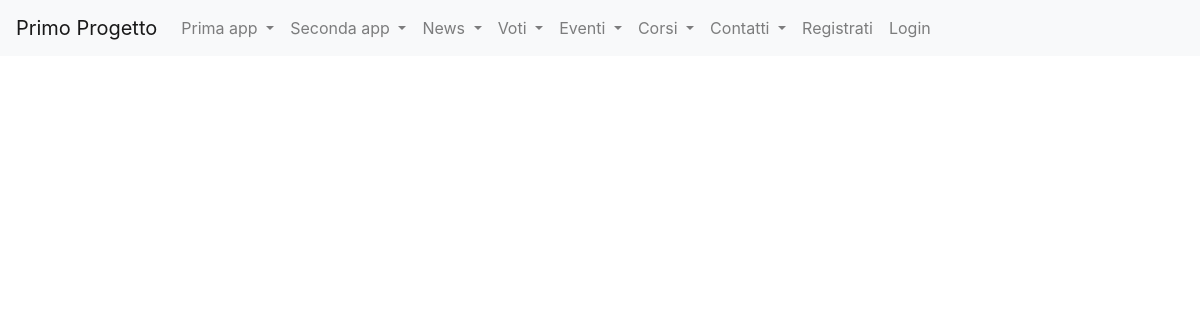
The app's page /corsi_formazione/viewD1/, older data.
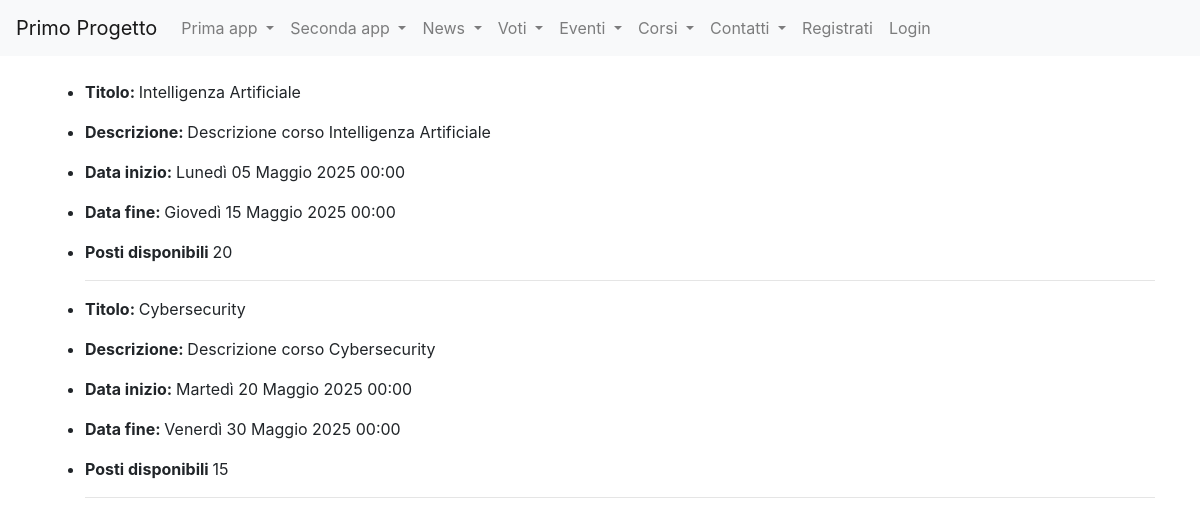
The same page, newer data.
### corsi_formazione/models.py (models this page shows, shortened)
class Corso(models.Model):
    titolo=models.CharField(max_length=50)
    descrizione=models.TextField()
    data_inizio=models.DateTimeField(default=datetime.now())
    data_fine=models.DateTimeField(default=datetime.now())
    posti_disponibili=models.IntegerField(default=0)
    class Meta:
        verbose_name="Corso"
        verbose_name_plural="Corsi"

### corsi_formazione/views.py (the view)
# urls.py: path("viewD1/", viewD1.as_view(), name="viewD1"),
class viewD1(ListView): #con l' utilizzo dela classe ListView restituisco i corsi con meno di 20 posti disponibili
    model=Corso
    template_name="viewD1.html"
    def get_context_data(self, **kwargs):
        context=super().get_context_data(**kwargs)
        context["corsi"] = Corso.objects.filter(posti_disponibili__lte=20)
        return context

### corsi_formazione/templates/viewD1.html (shortened to what this page needs)
{% extends "base.html" %}
{% block content %}
<ul>
    {% for corso in corsi %}
        <li><p><strong>Titolo: </strong>{{corso.titolo}}</p></li>
        <li><p><strong>Descrizione: </strong>{{corso.descrizione}}</p></li>
        <li><p><strong>Data inizio: </strong>{{corso.data_inizio}}</p></li>
        <li><p><strong>Data fine: </strong>{{corso.data_fine}}</p></li>
        <li><p><strong>Posti disponibili </strong>{{corso.posti_disponibili}}</p></li>
        <hr>
    {% endfor %}
</ul>
{% endblock content %}

Row changes from the older to the newer data that the page shows:
added Corso: titolo "Intelligenza Artificiale", descrizione "Descrizione corso Intelligenza Artificiale", data_inizio "Lunedì 05 Maggio 2025 00:00", data_fine "Giovedì 15 Maggio 2025 00:00", posti_disponibili "20"
added Corso: titolo "Cybersecurity", descrizione "Descrizione corso Cybersecurity", data_inizio "Martedì 20 Maggio 2025 00:00", data_fine "Venerdì 30 Maggio 2025 00:00", posti_disponibili "15"
